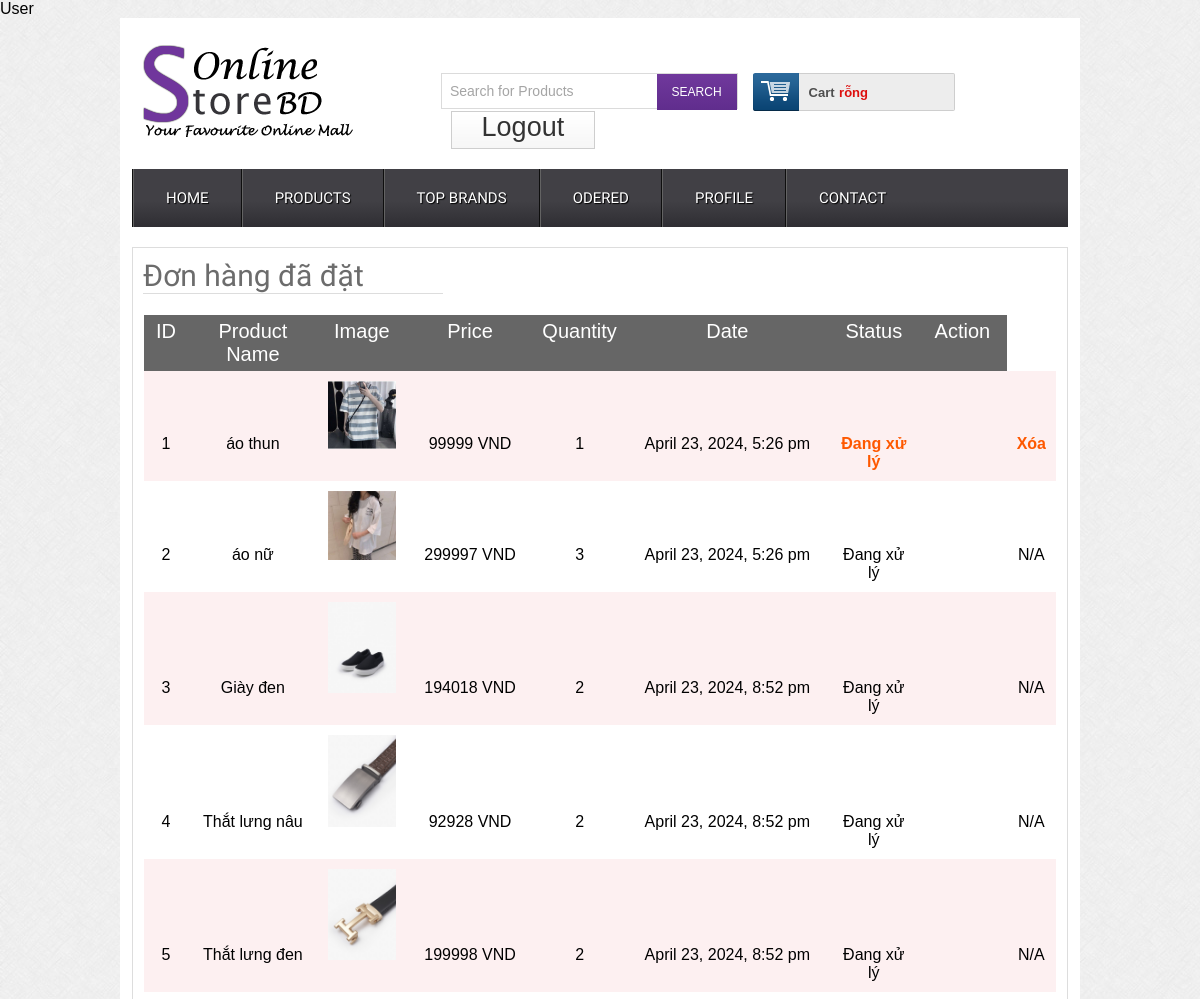
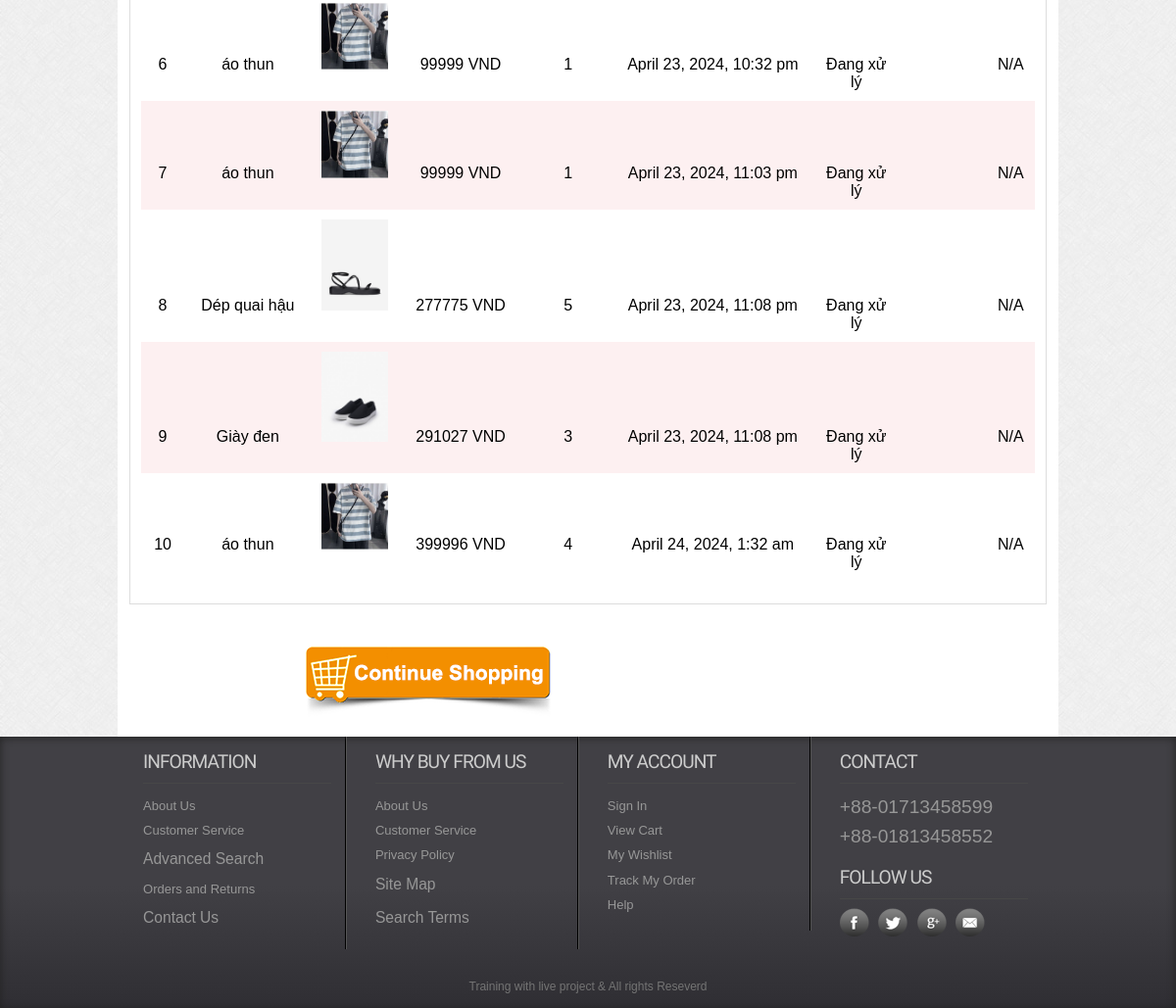
/orderdetail.php (signed in), run on the app's committed database (2 pictures, top to bottom).
### tables this page shows
CREATE TABLE `tbl_order` (
  `id` int(11) NOT NULL,
  `cat_id` int(11) NOT NULL,
  `product_id` int(11) NOT NULL,
  `product_Name` varchar(255) NOT NULL,
  `customer_id` int(11) NOT NULL,
  `quantity` int(11) NOT NULL,
  `price` varchar(255) NOT NULL,
  `image` varchar(255) NOT NULL,
  `date_order` timestamp NOT NULL DEFAULT current_timestamp(),
  `status` int(11) NOT NULL DEFAULT 0
);

### lib/database.php (called while the page is built, shortened)
<?php
Class Database{
   public $host   = DB_HOST;
   public $user   = DB_USER;
   public $pass   = DB_PASS;
   public $dbname = DB_NAME;
   public $link;
private function connectDB(){
   $this->link = new mysqli($this->host, $this->user, $this->pass,
    $this->dbname);
 }
public function select($query){
  $result = $this->link->query($query) or
   die($this->link->error.__LINE__);
  if($result->num_rows > 0){
    return $result;
  } else {
    return false;
  }
 }
}

### class/cart.php (called while the page is built, shortened)
<?php
$filepath = realpath(dirname(__FILE__));
    require_once $filepath.'/../lib/database.php';
    require_once $filepath.'/../helper/format.php';
?>
<?php
    class cart
    {
        private $db;
        public function __construct()
        {
            $this->db=new Database();
        }
        public function check_cart(){
            $sid = session_id();
            $query = "select * from tbl_cart where sid ='$sid'";
            $result = $this->db->select($query);
            return $result;
        }
        public function check_order($customer_id){
            $query = "select * from tbl_order where customer_id ='$customer_id'";
            $result = $this->db->select($query);
            return $result;
        }
        public function get_ordered($customer_id){
            $query = "select * from tbl_order where customer_id ='$customer_id'";
            $get_ordered = $this->db->select($query);
            return $get_ordered;
        }
    }
?>

### lib/session.php (called while the page is built, shortened)
<?php
class Session{
 public static function get($key){
    if (isset($_SESSION[$key])) {
     return $_SESSION[$key];
    } else {
     return false;
    }
 }
}
?>

### helper/format.php (called while the page is built, shortened)
<?php
class Format{
 public function formatDate($date){
    return date('F j, Y, g:i a', strtotime($date));
 }
}
?>

### orderdetail.php (the view, shortened to what this page needs)
<?php
	include_once 'include/header.php';
?>
<?php
                    $cart = new cart();
                    ?>
<div class="main">
    <div class="content">
        <div class="cartoption">
            <div class="cartpage">
                <h2>Đơn hàng đã đặt</h2>
                <table class="tblone">
                    <tr>
                        <th width="5%">ID</th>
                        <th width="15%">Product Name</th>
                        <th width="10%">Image</th>
                        <th width="15%">Price</th>
                        <th width="10%">Quantity</th>
                        <th width="25%">Date</th>
                        <th width="10%">Status</th>
                        <th width="10%">Action</th>
                    </tr>
                    <?php
                        $customer_id = Session::get('customer_id');
                        $get_ordered = $cart -> get_ordered($customer_id);
                        if($get_ordered){
                          $i=0;
                            while($result_cart = $get_ordered ->fetch_assoc()){
                                $i++;
                            ?>
                    <tr>
                        <td><?php echo $i ?></td>
                        <td><?php echo $result_cart['product_Name'] ?></td>
                        <td><img style=" height: auto; width: auto;"
                                src="admin/upload/<?php echo $result_cart['image'] ?>" alt="" />
                        </td>
                        <td><?php echo $result_cart['price'] ." VND"?></td>
                        <td> <?php echo $result_cart['quantity']; ?></td>
                        <td><?php echo $fm->formatDate($result_cart['date_order']) ?></td>
                        <td><?php if($result_cart['status']=='0'){
                            echo 'Đang xử lý';
                            }elseif($result_cart['status']=='1'){
                              ?>
                            <a
                                href="?confirm_id=<?php echo $customer_id?>&price=<?php echo $result_cart['price']?>&time=<?php echo $result_cart['date_order']?>">Đang
                                xử
                                lý</a>
                            <?php
                            }else{
                                echo 'Đã nhận';
                            }
                            ?>
                        </td>
                        <td>
                        </td>
                        <?php if($result_cart['status']=='0'){
                        ?>
                        <td><?php echo 'N/A'; ?></td>
                        <?php }else{?>
                        <td><a onclick=" return confirm('Bạn có chắc chắn muốn xóa?')"
                                href="?cart_id=<?php echo $result_cart['product_Name'] ?>">Xóa</a></td>
                        <?php }?>
                    </tr>
                    <?php  }} ?>
                </table>
            </div>
            <div class="shopping">
                <div class="shopleft">
                    <a href="index.php"> <img src="images/shop.png" alt="" /></a>
                </div>
            </div>
        </div>
    </div>
</div>
</div>
<?php
include_once 'include/footer.php';
?>

### include/header.php (shortened to what this page needs)
<?php
    include_once 'lib/session.php';
?>
<?php
    require_once 'lib/database.php';
    require_once 'helper/format.php';
    include_once 'class/cart.php';
    $fm= new Format();
    $cart =new cart();
?>
<!DOCTYPE HTML>
<head>
    <link href="css/style.css" rel="stylesheet" type="text/css" media="all" />
    <link href="css/menu.css" rel="stylesheet" type="text/css" media="all" />
</head>
<body>
    <div class="wrap">
        <div class="header_top">
            <div class="logo">
                <a href="index.php"><img src="images/logo.png" alt="" /></a>
            </div>
            <div class="header_top_right">
                <div class="search_box">
                    <form>
                        <input type="text" value="Search for Products" onfocus="this.value = '';"
                            onblur="if (this.value == '') {this.value = 'Search for Products';}"><input type="submit"
                            value="SEARCH">
                    </form>
                </div>
                <div class="shopping_cart">
                    <div class="cart">
                        <a href="#" title="View my shopping cart" rel="nofollow">
                            <span class="cart_title">Cart</span>
                            <span class="no_product"><?php
                            $check_cart =$cart->check_cart();
                            if($check_cart){
                                $sum=Session::get("sum");
                                $quantity=Session::get("quantity");
                                echo $sum .'vnd - sl:'.$quantity;
                            }else{
                                echo 'rỗng';
                            }
                             ?></span>
                        </a>
                    </div>
                </div>
                <div class="login">
                    <?php $login_check= Session::get('customer_login');
                    if($login_check == false){
                        echo '<a href="login.php">Login</a></div>';
                    }else{
                        echo '<a href="?customer_id='.Session::get('customer_id').'">Logout</a></div>';
                    }
                    ?>
                </div>
            </div>
            <div class="menu">
                <ul id="dc_mega-menu-orange" class="dc_mm-orange">
                    <li><a href="index.php">Home</a></li>
                    <li><a href="products.php">Products</a> </li>
                    <li><a href="topbrands.php">Top Brands</a></li>
                    <?php
                     $customer_id = Session::get('customer_id');
                    $check_order = $cart ->check_order($customer_id);
                    if($check_order==true){
                        echo '<li><a href="orderdetail.php">Odered</a></li>';
                    }else{
                        echo '';
                    } ?>
                    <?php
                    $login_check = Session::get('customer_login');
                    if($login_check==false){
                        echo '';
                    }else{
                       echo '<li><a href="profile.php">profile</a></li>';
                    }
                    ?>
                    <li><a href="contact.php">Contact</a> </li>
                </ul>
            </div>

### include/footer.php (shortened to what this page needs)
<div class="footer">
    <div class="wrapper">
        <div class="section group">
            <div class="col_1_of_4 span_1_of_4">
                <h4>Information</h4>
                <ul>
                    <li><a href="#">About Us</a></li>
                    <li><a href="#">Customer Service</a></li>
                    <li><a href="#"><span>Advanced Search</span></a></li>
                    <li><a href="#">Orders and Returns</a></li>
                    <li><a href="#"><span>Contact Us</span></a></li>
                </ul>
            </div>
            <div class="col_1_of_4 span_1_of_4">
                <h4>Why buy from us</h4>
                <ul>
                    <li><a href="about.html">About Us</a></li>
                    <li><a href="faq.html">Customer Service</a></li>
                    <li><a href="#">Privacy Policy</a></li>
                    <li><a href="contact.html"><span>Site Map</span></a></li>
                    <li><a href="preview.html"><span>Search Terms</span></a></li>
                </ul>
            </div>
            <div class="col_1_of_4 span_1_of_4">
                <h4>My account</h4>
                <ul>
                    <li><a href="contact.html">Sign In</a></li>
                    <li><a href="index.html">View Cart</a></li>
                    <li><a href="#">My Wishlist</a></li>
                    <li><a href="#">Track My Order</a></li>
                    <li><a href="faq.html">Help</a></li>
                </ul>
            </div>
            <div class="col_1_of_4 span_1_of_4">
                <h4>Contact</h4>
                <ul>
                    <li><span>+88-01713458599</span></li>
                    <li><span>+88-01813458552</span></li>
                </ul>
                <div class="social-icons">
                    <h4>Follow Us</h4>
                    <ul>
                        <li class="facebook"><a href="#" target="_blank"> </a></li>
                        <li class="twitter"><a href="#" target="_blank"> </a></li>
                        <li class="googleplus"><a href="#" target="_blank"> </a></li>
                        <li class="contact"><a href="#" target="_blank"> </a></li>
                    </ul>
                </div>
            </div>
        </div>
        <div class="copy_right">
            <p>Training with live project &amp; All rights Reseverd </p>
        </div>
    </div>
</div>
<link href="css/flexslider.css" rel='stylesheet' type='text/css' />
</body>
</html>

### css/menu.css (style rules this page uses)
ul.dc_mm-orange,ul.dc_mm-orange li { border:none; list-style:none; }
ul.dc_mm-orange { background: #414045; background: -moz-linear-gradient(top, #414045 55%, #2f2e33 100%); background: -webkit-gradient(linear, left top, left bottom, color-stop(55%,#414045), color-stop(100%,#2f2e33)); background: -webkit-linear-gradient(top, #414045 55%,#2f2e33 100%); background: -o-linear-gradient(top, #414045 55%,#2f2e33 100%); background: -ms-linear-gradient(top, #414045 55%,#2f2e33 100%); background: linear-gradient(to bottom, #414045 55%,#2f2e33 100%); filter: progid:DXImageTransform.Microsoft.gradient( startColorstr='#414045', endColorstr='#2f2e33',GradientType=0 ); font:normal 13px Arial,sans-serif; padding:0; position:relative; width:100%; }
ul.dc_mm-orange li { float:left; margin:0; padding:0; }
ul.dc_mm-orange li a { color:#fff; display:block; float:left; font-size:15px; padding:20px 32px; text-decoration:none; text-shadow:1px 1px 1px #000; text-transform:uppercase; font-family:'Doppio One', sans-serif; border-left:2px groove #636363; }

### data on the page
tbl_order: product_Name "áo thun", image (picture), price "99999", quantity "1", date_order "April 23, 2024, 5:26 pm"
tbl_order: product_Name "áo nữ", image (picture), price "299997", quantity "3", date_order "April 23, 2024, 5:26 pm", status "Đang xử lý"
tbl_order: product_Name "Giày đen", image (picture), price "194018", quantity "2", date_order "April 23, 2024, 8:52 pm", status "Đang xử lý"
tbl_order: product_Name "Thắt lưng nâu", image (picture), price "92928", quantity "2", date_order "April 23, 2024, 8:52 pm", status "Đang xử lý"
tbl_order: product_Name "Thắt lưng đen", image (picture), price "199998", quantity "2", date_order "April 23, 2024, 8:52 pm", status "Đang xử lý"
tbl_order: product_Name "áo thun", image (picture), price "99999", quantity "1", date_order "April 23, 2024, 10:32 pm", status "Đang xử lý"
tbl_order: product_Name "áo thun", image (picture), price "99999", quantity "1", date_order "April 23, 2024, 11:03 pm", status "Đang xử lý"
tbl_order: product_Name "Dép quai hậu", image (picture), price "277775", quantity "5", date_order "April 23, 2024, 11:08 pm", status "Đang xử lý"
tbl_order: product_Name "Giày đen", image (picture), price "291027", quantity "3", date_order "April 23, 2024, 11:08 pm", status "Đang xử lý"
tbl_order: product_Name "áo thun", image (picture), price "399996", quantity "4", date_order "April 24, 2024, 1:32 am", status "Đang xử lý"
